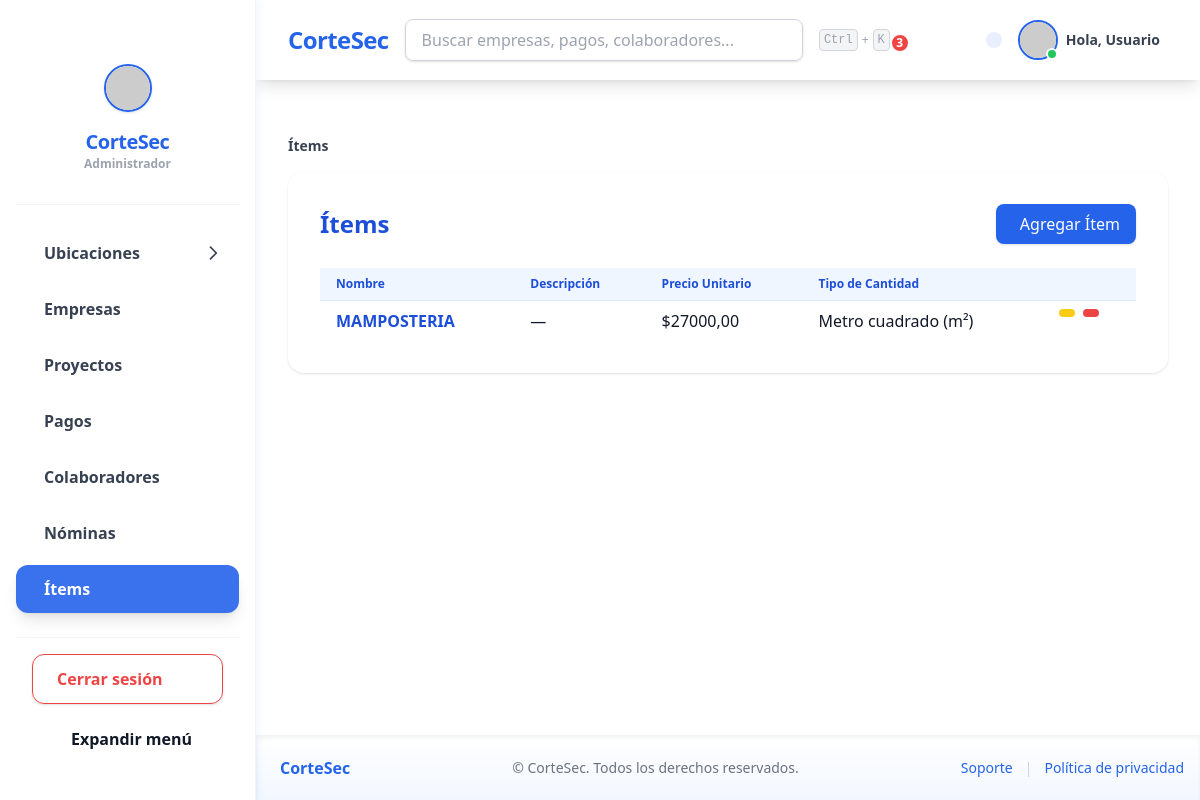
The app's page /items/ with its own data.
### items/models.py (models this page shows, shortened)
class Item(models.Model):
    TIPO_CANTIDAD_CHOICES = [
    ('m2', 'Metro cuadrado (m²)'),
    ('m3', 'Metro cúbico (m³)'),
    ('ml', 'Metro lineal (ml)'),
    ('global', 'Global'),
]
    name = models.CharField("Nombre", max_length=100)
    description = models.TextField("Descripción", blank=True)
    price = models.DecimalField("Precio Unitario", max_digits=10, decimal_places=2)
    tipo_cantidad = models.CharField(
        "Tipo de cantidad",
        max_length=10,
        choices=TIPO_CANTIDAD_CHOICES,
        default='m2'
    )
    created_at = models.DateTimeField("Creado el", auto_now_add=True)
    updated_at = models.DateTimeField("Actualizado el", auto_now=True)
    class Meta:
        verbose_name = "Ítem"
        verbose_name_plural = "Ítems"
        ordering = ["name"]

### items/views.py (the view)
# urls.py: path("", views.ItemListView.as_view(), name="item_lista"),
class ItemListView(ListView):
    model = Item
    template_name = "items/item_lista.html"
    context_object_name = "items"

### core/context_processors.py (called while the page is built)
def notificaciones(request):
    if request.user.is_authenticated:
        return {
            'notificaciones': Notificacion.objects.filter(usuario=request.user, leida=False)
        }
    return {}

### items/templates/items/item_list.html (shortened to what this page needs)
{% extends "base.html" %}
{% load i18n %}
{% block content %}
<nav class="mb-4 text-sm text-gray-500">
    <span class="text-gray-700 font-semibold">{% trans "Ítems" %}</span>
</nav>
<div class="bg-white rounded-2xl shadow p-8">
    <div class="flex flex-col md:flex-row md:items-center md:justify-between mb-6 gap-4">
        <h2 class="text-2xl font-bold text-blue-700">{% trans "Ítems" %}</h2>
        <a href="{% url 'items:item_agregar' %}" class="inline-flex items-center px-4 py-2 bg-blue-600 text-white rounded-lg shadow hover:bg-blue-700 transition">
             {% trans "Agregar Ítem" %}
        </a>
    </div>
    <div class="overflow-x-auto">
        <table class="min-w-full divide-y divide-blue-100">
            <thead class="bg-blue-50">
                <tr>
                    <th class="px-4 py-2 text-left text-xs font-semibold text-blue-700">{% trans "Nombre" %}</th>
                    <th class="px-4 py-2 text-left text-xs font-semibold text-blue-700">{% trans "Descripción" %}</th>
                    <th class="px-4 py-2 text-left text-xs font-semibold text-blue-700">{% trans "Precio Unitario" %}</th>
                    <th class="px-4 py-2 text-left text-xs font-semibold text-blue-700">{% trans "Tipo de Cantidad" %}</th>
                    <th class="px-4 py-2"></th>
                </tr>
            </thead>
            <tbody class="divide-y divide-blue-50">
                {% for item in items %}
                <tr class="hover:bg-blue-50 transition">
                    <td class="px-4 py-2">
                        <a href="{% url 'items:item_detalle' item.pk %}" class="text-blue-700 font-semibold hover:underline">
                            {{ item.name }}
                        </a>
                    </td>
                    <td class="px-4 py-2">{{ item.description|default:"—" }}</td>
                    <td class="px-4 py-2">${{ item.price }}</td>
                    <td class="px-4 py-2">
                        {{ item.get_tipo_cantidad_display }}
                    </td>
                    <td class="px-4 py-2 flex gap-2">
                        <a href="{% url 'items:item_editar' item.pk %}" class="inline-flex items-center px-2 py-1 bg-yellow-400 text-white rounded hover:bg-yellow-500 transition text-xs" title="{% trans 'Editar' %}">
                        </a>
                        <a href="{% url 'items:item_eliminar' item.pk %}" class="inline-flex items-center px-2 py-1 bg-red-500 text-white rounded hover:bg-red-600 transition text-xs" title="{% trans 'Eliminar' %}">
                        </a>
                    </td>
                </tr>
                {% empty %}
                <tr>
                    <td colspan="5" class="text-center py-6 text-gray-400">{% trans "No hay ítems registrados." %}</td>
                </tr>
                {% endfor %}
            </tbody>
        </table>
    </div>
</div>
{% endblock %}

### static/css/custom.css (style rules this page uses)
html, body { height: 100%; }

### records on screen
Item: name "MAMPOSTERIA", description "—", price "27000,00", tipo_cantidad "Metro cuadrado (m²)"

### other values on screen
{{ user.first_name|default:"Usuario" }} "Usuario"
